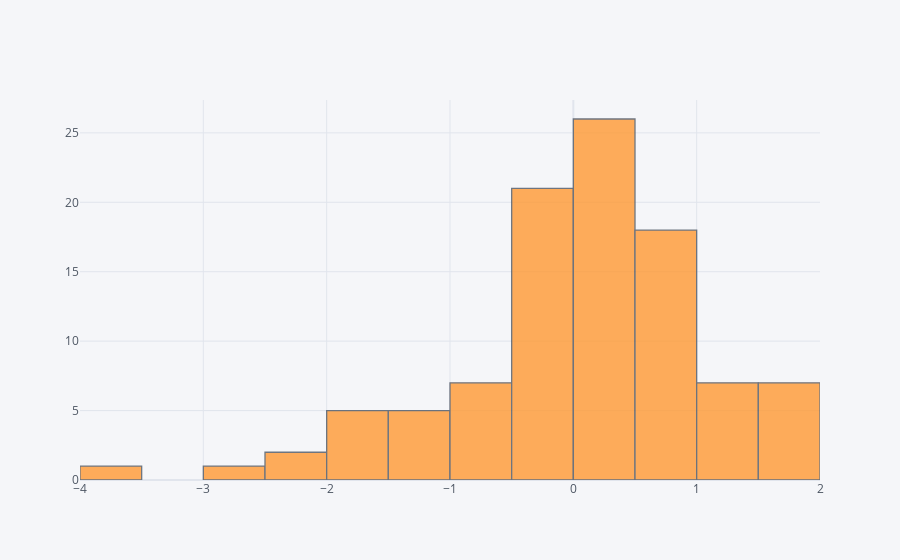

Notebook code for this chart:
### Code cell
df['A'].iplot(kind='hist')

### Figure 1 — Plotly figure (JSON) as saved in the notebook; plotly's stock layout.template omitted (floating-point values rounded to 4 significant figures)
{"data": [{"histfunc": "count", "histnorm": "", "marker": {"color": "rgba(255, 153, 51, 1.0)", "line": {"color": "#4D5663", "width": 1.3}}, "name": "A", "opacity": 0.8, "orientation": "v", "type": "histogram", "x": [0.2968, -0.04221, 0.05623, 0.184, 1.947, 0.4321, 1.608, -0.3394, -0.005109, 0.8531, -1.005, -0.1287, 1.735, -0.08547, 0.1906, -2.216, 0.5808, 0.5556, 0.6394, 0.8517, 1.005, 1.765, -1.593, 0.4491, -0.7528, -0.4454, 0.3409, 0.7583, 1.158, -0.3688, 0.8684, 1.157, 0.8107, 0.4944, 0.6886, -0.4702, 0.7259, -2.229, -0.4286, -0.3529, -1.608, 1.793, -1.492, -0.8523, -0.3029, -0.1556, -0.8517, 1.907, -0.6265, 0.06235, -3.658, 0.8489, 0.6663, -2.795, -0.1434, 0.4696, 0.1947, -0.1831, 0.2534, 0.2268, -0.5854, 1.229, 0.9278, -0.4069, 0.2798, -1.44, -0.2591, -0.167, -0.7801, -0.3364, 0.1697, -1.653, 0.2074, -0.4375, -0.6053, 1.203, -1.695, 0.9344, 0.4668, 1.917, 0.3435, 0.4415, -1.846, 0.8235, 0.09775, 0.4427, 1.333, 0.6786, -1.073, 0.1431, 0.3769, -0.00828, -0.04026, -1.497, 0.4467, 0.8282, 0.9187, 0.07575, 0.2378, 1.121]}], "layout": {"barmode": "overlay", "legend": {"bgcolor": "#F5F6F9", "font": {"color": "#4D5663"}}, "paper_bgcolor": "#F5F6F9", "plot_bgcolor": "#F5F6F9", "title": {"font": {"color": "#4D5663"}}, "xaxis": {"gridcolor": "#E1E5ED", "showgrid": true, "tickfont": {"color": "#4D5663"}, "title": {"font": {"color": "#4D5663"}, "text": ""}, "zerolinecolor": "#E1E5ED"}, "yaxis": {"gridcolor": "#E1E5ED", "showgrid": true, "tickfont": {"color": "#4D5663"}, "title": {"font": {"color": "#4D5663"}, "text": ""}, "zerolinecolor": "#E1E5ED"}}}
